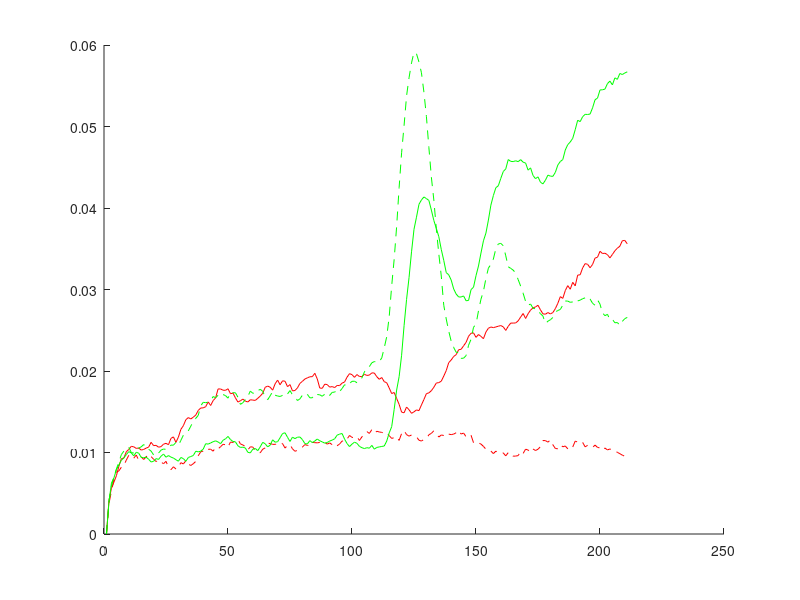
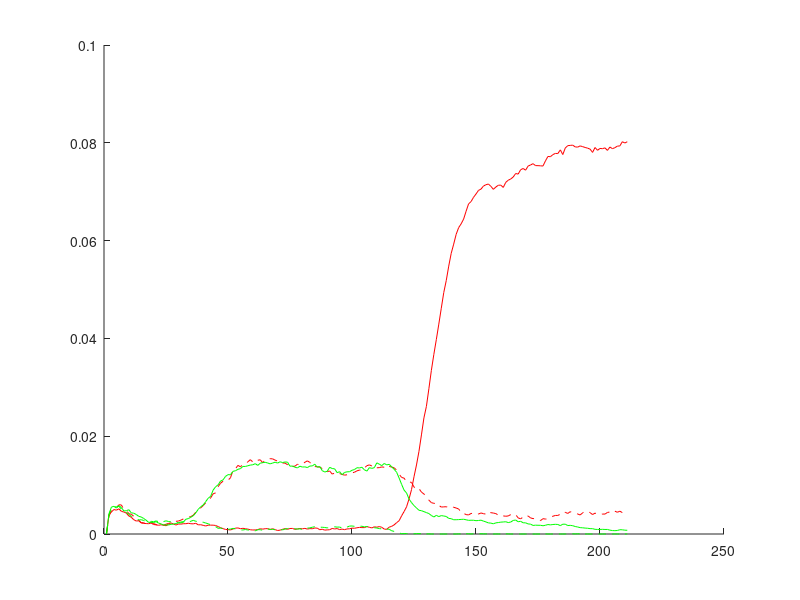
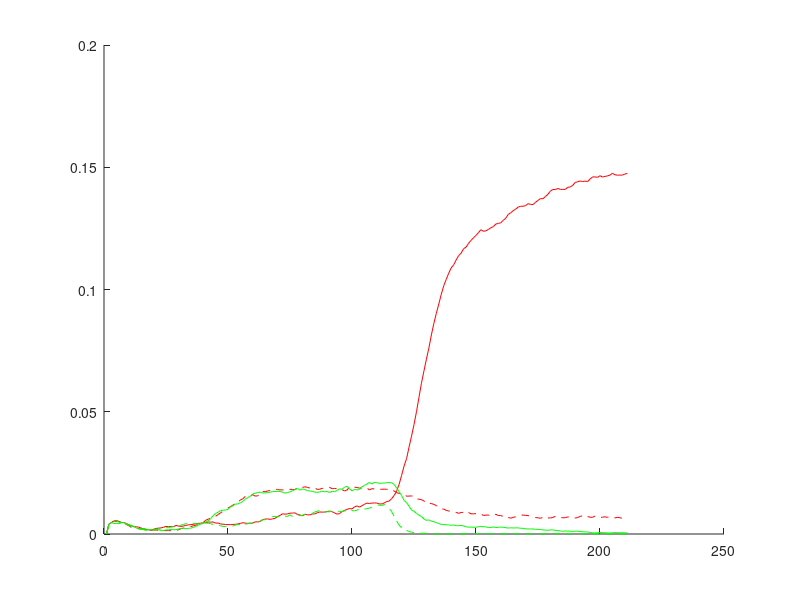
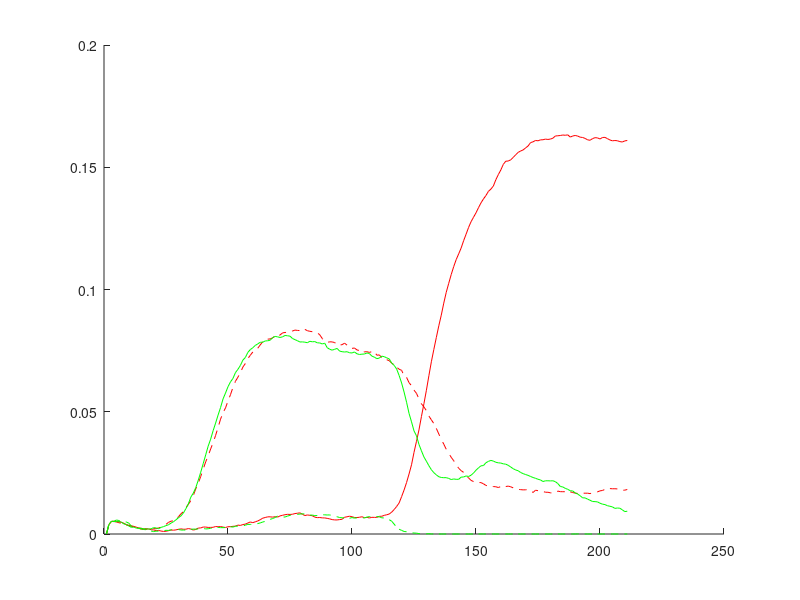

Recreate these plots in MATLAB, in order.
clear; close all; clc


fr = load('4AreasA5_0.mat').firingRatesAverage;


for ii = 40:50

    figure; hold on
    
    plot(squeeze(fr(ii,1,1,:)), 'r-');
    plot(squeeze(fr(ii,1,2,:)), 'r--');
    plot(squeeze(fr(ii,2,1,:)), 'g-');
    plot(squeeze(fr(ii,2,2,:)), 'g--');
end

%%
for ii = 340:350

    figure; hold on
    
    plot(squeeze(fr(ii,1,1,:)), 'r-');
    plot(squeeze(fr(ii,1,2,:)), 'r--');
    plot(squeeze(fr(ii,2,1,:)), 'g-');
    plot(squeeze(fr(ii,2,2,:)), 'g--');
end